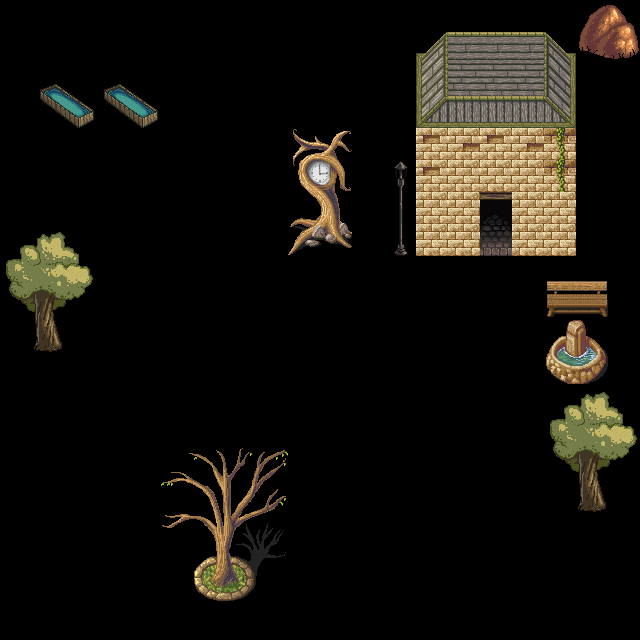

The image is a tile-based game level rendered from a .tmx file. Its description and complete source (layers, tilesets, objects, tile grids) follow:
An orthogonal 20x20 tile map with 32x32 px tiles, 1 tile layer (Tile Layer 2), 1 hidden layer not drawn, 2 tilesets.

<map version="1.0" tiledversion="1.0.3" orientation="orthogonal" renderorder="right-down" width="20" height="20" tilewidth="32" tileheight="32" nextobjectid="1">
 <tileset firstgid="1" source="Town1.tsx" />
 <tileset firstgid="257" source="Town2.tsx" />
 <layer name="Tile Layer 1" width="20" height="20" visible="0">
  <data encoding="csv">
465,466,466,466,466,466,466,466,466,466,466,466,466,466,466,466,466,466,466,467,
481,482,488,488,488,482,482,482,482,482,482,482,482,482,482,482,482,482,482,483,
481,482,482,482,482,482,482,482,482,488,488,488,488,482,482,482,482,488,488,483,
481,482,482,482,488,488,488,488,488,488,488,488,488,488,488,488,488,488,488,483,
481,488,488,488,488,488,488,488,488,488,488,488,488,488,488,488,488,488,488,483,
481,488,488,488,488,488,488,488,488,488,488,488,488,488,488,488,488,488,488,483,
481,488,488,488,488,482,482,482,482,488,488,488,488,488,488,488,488,488,488,483,
481,488,488,488,482,482,488,488,488,482,482,482,482,488,488,488,488,488,488,483,
481,488,488,488,482,488,482,482,482,482,482,482,482,482,482,482,488,488,488,483,
481,488,488,488,482,482,482,488,482,482,488,488,488,488,488,482,488,488,488,483,
481,488,488,488,482,482,488,482,482,488,488,488,488,488,488,482,488,488,488,483,
481,488,488,488,482,482,488,482,482,482,482,482,482,482,482,482,488,488,488,483,
481,488,488,488,488,482,482,482,482,482,488,488,488,482,482,488,488,488,488,483,
481,488,488,488,488,488,482,488,482,482,482,482,482,482,488,488,488,488,488,483,
481,488,488,488,488,488,482,482,482,482,488,488,488,488,488,488,488,488,488,483,
481,488,488,488,488,488,488,488,488,488,488,488,488,488,488,488,488,488,488,483,
481,488,488,488,488,488,488,488,488,488,488,488,488,488,488,488,488,488,488,483,
481,488,488,488,488,488,488,488,488,488,488,488,488,488,488,488,488,488,488,483,
481,488,488,488,488,488,488,488,488,482,482,482,482,482,482,482,488,488,488,483,
503,498,498,498,498,498,498,498,498,498,498,498,498,498,498,498,498,498,498,499
</data>
 </layer>
 <layer name="Tile Layer 2" width="20" height="20">
  <data encoding="csv">
0,0,0,0,0,0,0,0,0,0,0,0,0,0,0,0,0,0,388,389,
0,0,0,0,0,0,0,0,0,0,0,0,0,14,15,15,15,16,404,405,
0,419,420,419,420,0,0,0,0,0,0,0,0,30,31,31,31,32,0,0,
0,435,436,435,436,0,0,0,0,0,0,0,0,46,47,47,47,48,0,0,
0,0,0,0,0,0,0,0,0,101,102,0,0,59,60,59,60,61,0,0,
0,0,0,0,0,0,0,0,0,117,118,0,213,59,79,79,79,61,0,0,
0,0,0,0,0,0,0,0,0,133,134,0,229,79,79,104,79,79,0,0,
334,335,336,0,0,0,0,0,0,149,150,0,245,79,79,120,79,79,0,0,
350,351,352,0,0,0,0,0,0,0,0,0,0,0,0,0,0,166,167,0,
366,367,368,0,0,0,0,0,0,0,0,0,0,0,0,0,0,182,183,0,
382,383,384,0,0,0,0,0,0,0,0,0,0,0,0,0,0,225,226,0,
0,0,0,0,0,0,0,0,0,0,0,0,0,0,0,0,0,241,242,0,
0,0,0,0,0,0,0,0,0,0,0,0,0,0,0,0,0,334,335,336,
0,0,0,0,0,0,0,0,0,0,0,0,0,0,0,0,0,350,351,352,
0,0,0,0,0,189,190,191,192,0,0,0,0,0,0,0,0,366,367,368,
0,0,0,0,0,205,206,207,208,0,0,0,0,0,0,0,0,382,383,384,
0,0,0,0,0,221,222,223,224,0,0,0,0,0,0,0,0,0,0,0,
0,0,0,0,0,0,238,239,240,0,0,0,0,0,0,0,0,0,0,0,
0,0,0,0,0,0,254,255,0,0,0,0,0,0,0,0,0,0,0,0,
0,0,0,0,0,0,0,0,0,0,0,0,0,0,0,0,0,0,0,0
</data>
 </layer>
</map>
